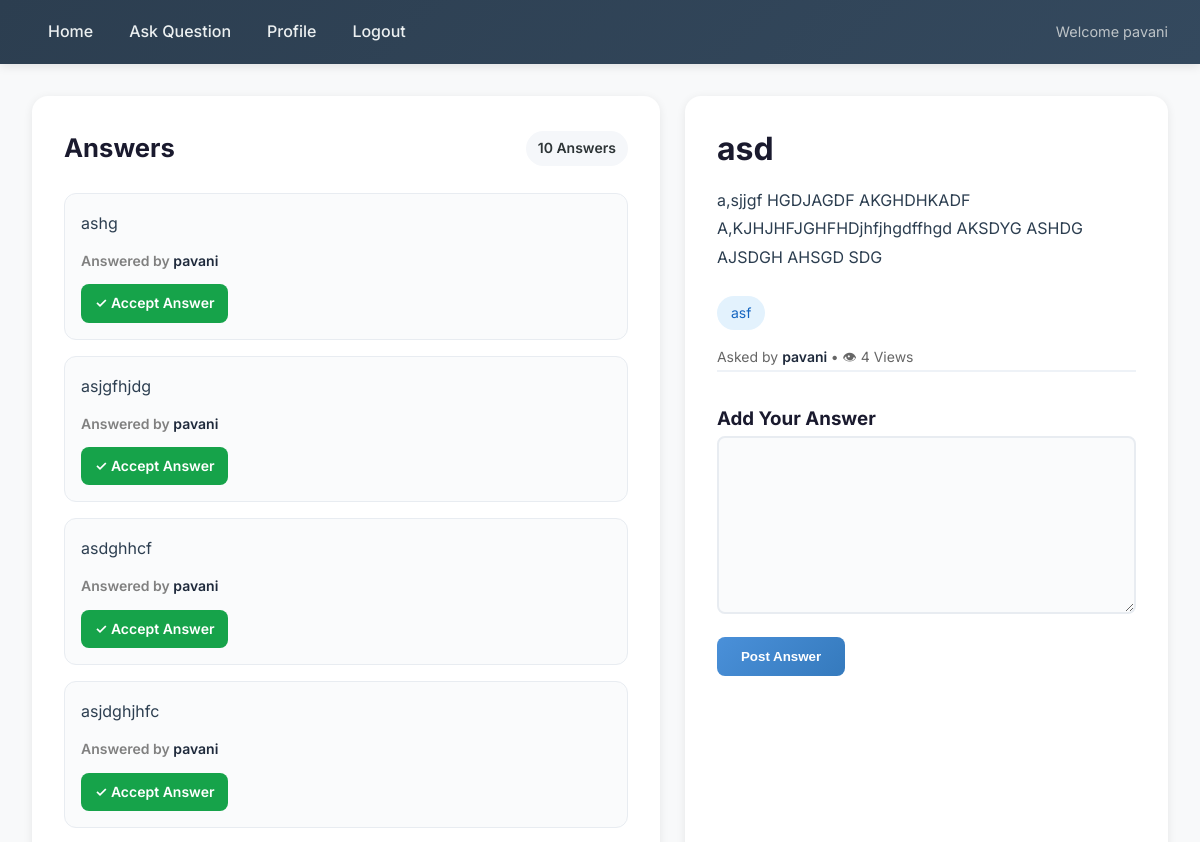
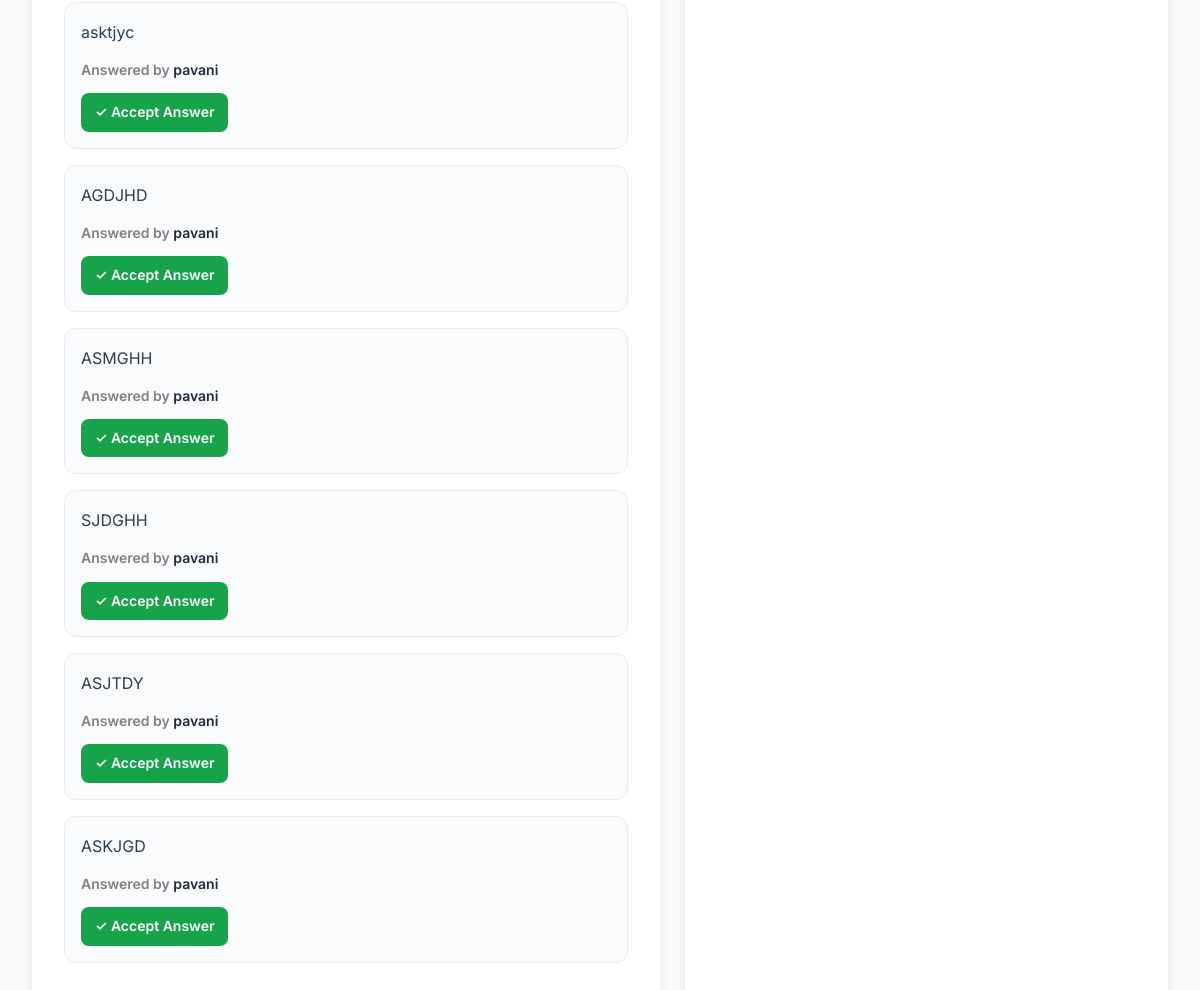
/question/20/ (signed in), run on the app's committed database (2 pictures, top to bottom).
### qa/models.py (models this page shows, shortened)
class Answer(models.Model):
    question = models.ForeignKey(
        Question,
        on_delete=models.CASCADE,
        related_name='answers'
    )
    body = models.TextField()
    author = models.ForeignKey(
        User,
        on_delete=models.CASCADE
    )
    votes = models.IntegerField(
        default=0
    )
    created_at = models.DateTimeField(
        auto_now_add=True
    )
    is_accepted = models.BooleanField(
        default=False
    )

class Question(models.Model):
    title = models.CharField(max_length=200)
    body = models.TextField()
    tags = models.CharField(max_length=200)
    author = models.ForeignKey(
        User,
        on_delete=models.CASCADE
    )
    created_at = models.DateTimeField(
        auto_now_add=True
    )
    views = models.PositiveIntegerField(default=0)

### qa/views.py (the view)
@login_required
def question_detail(
        request,
        pk
    ):
    question = get_object_or_404(
        Question,
        pk=pk
    )
    if f'viewed_{pk}' not in request.session:
        question.views += 1
        question.save()
        request.session[f'viewed_{pk}'] = True
    answers = Answer.objects.filter(
        question=question
    )
    if request.method == 'POST':
        form = AnswerForm(
            request.POST
        )
        if form.is_valid():
            answer = form.save(
                commit=False
            )
            answer.author = request.user
            answer.question = question
            answer.save()
            return redirect(
                'question_detail',
                pk=pk
            )
    else:
        form = AnswerForm()
    return render(
        request,
        'qa/question_detail.html',
        {
            'question': question,
            'answers': answers,
            'form': form
        }
    )

### qa/forms.py
class AnswerForm(forms.ModelForm):
    class Meta:
        model = Answer
        fields = [
            'body'
        ]

### qa/templates/qa/question_detail.html (shortened to what this page needs)
{% extends 'qa/base.html' %}
{% block content %}
<div class="qa-layout">
    <div class="answers-panel">
        <div class="answers-header">
            <h2 class="answers-title">
                Answers
            </h2>
            <div class="answer-count">
                {{ answers|length }} Answer{{ answers|length|pluralize }}
            </div>
        </div>
        {% for answer in answers %}
        <div class="answer-card">
            <div class="answer-body">
                {{ answer.body }}
            </div>
            <div class="answer-author">
                Answered by
                <a href="{% url 'profile' answer.author.id %}">
                    {{ answer.author.username }}
                </a>
            </div>
            {% if request.user == question.author and not answer.is_accepted %}
                <a href="{% url 'accept_answer' answer.id %}"
                class="accept-btn">
                    ✓ Accept Answer
                </a>
            {% endif %}
        </div>
        {% empty %}
        <div class="no-answers">
            No answers yet. Be the first to answer!
        </div>
        {% endfor %}
    </div>
    <div class="question-panel">
        <h1 class="question-title">
            {{ question.title }}
        </h1>
        <div class="question-body">
            {{ question.body }}
        </div>
        <div class="tag">
            {{ question.tags }}
        </div>
        <div class="question-meta">
            Asked by
                <a href="{% url 'profile' question.author.id %}">
                    {{ question.author.username }}
                </a>
                • 👁 {{ question.views }} Views
        </div>
        <div class="answer-form">
            <h3>Add Your Answer</h3>
            <form method="POST">
                {{ form.body }}
                <button type="submit" class="submit-btn">
                    Post Answer
                </button>
            </form>
        </div>
    </div>
</div>
{% endblock %}

### qa/templates/qa/base.html (shortened to what this page needs)
<!DOCTYPE html>
<html>
<head>
</head>
<body>
<nav>
    <a href="{% url 'home' %}">Home</a>
    {% if user.is_authenticated %}
        <a href="{% url 'ask_question' %}">Ask Question</a>
         <a href="{% url 'profile' user.id %}">
            Profile
        </a>
        <a href="{% url 'logout' %}">Logout</a>
        <span>
            Welcome {{ user.username }}
        </span>
    {% else %}
        <a href="{% url 'login' %}">Login</a>
        <a href="{% url 'register' %}">Register</a>
    {% endif %}
</nav>
<div class="container">
    {% block content %}
    {% endblock %}
</div>
</body>
</html>

### qa/templates/qa/base.html (style rules this page uses)
* { margin: 0; padding: 0; box-sizing: border-box; }
body { font-family: 'Inter', -apple-system, BlinkMacSystemFont, 'Segoe UI', Roboto, sans-serif; background: #f8f9fa; color: #2d3436; line-height: 1.6; min-height: 100vh; display: flex; flex-direction: column; }
nav { background: linear-gradient(135deg, #2c3e50 0%, #34495e 100%); padding: 0 2rem; display: flex; align-items: center; height: 64px; box-shadow: 0 2px 10px rgba(0,0,0,0.1); position: sticky; top: 0; z-index: 100; }
nav a { color: #ecf0f1; text-decoration: none; padding: 8px 16px; border-radius: 6px; font-weight: 500; transition: all 0.2s ease; margin-right: 4px; }
nav span { margin-left: auto; color: #bdc3c7; font-size: 0.9rem; }
.container { width: 100%; max-width: 1200px; margin: 0 auto; padding: 0 16px; flex: 1; }

### qa/templates/qa/question_detail.html (style rules this page uses)
body { overflow:hidden; }
.qa-layout { max-width:1200px; margin:2rem auto; padding:0 1rem; display:grid; grid-template-columns: 1.3fr 1fr; gap:25px; align-items: stretch; }
.answers-panel { background:white; padding:2rem; border-radius:16px; box-shadow:0 2px 10px rgba(0,0,0,0.08); height: calc(100vh - 120px); overflow-y: auto; overflow-y:auto; }
.answers-header { display:flex; justify-content:space-between; align-items:center; margin-bottom:1.5rem; }
.answers-title { font-size:1.6rem; color:#1a1a2e; }
.answer-count { background:#f5f7fa; padding:6px 12px; border-radius:20px; font-size:14px; font-weight:600; }
.answer-card { background:#fafbfc; border:1px solid #e8ecf1; border-radius:12px; padding:1rem; margin-bottom:1rem; }
.answer-body { color:#2c3e50; line-height:1.7; margin-bottom:0.8rem; }
.answer-author { color:gray; font-weight:600; font-size:14px; }
.accept-btn { display:inline-block; margin-top:12px; padding:8px 14px; background:#16a34a; color:white; border-radius:8px; font-size:14px; font-weight:600; text-decoration:none; transition:0.2s; }
.question-panel { background:white; padding:2rem; border-radius:16px; box-shadow:0 2px 10px rgba(0,0,0,0.08); height: calc(100vh - 120px); overflow-y: hidden; position: sticky; top: 90px; max-height: calc(100vh - 120px); }
.question-title { font-size:2rem; color:#1a1a2e; margin-bottom:1rem; line-height:1.3; }
.question-body { color:#2c3e50; line-height:1.8; margin-bottom:1.5rem; }
.tag { display:inline-block; background:#e3f2fd; color:#1565c0; padding:6px 14px; border-radius:20px; font-size:14px; }
.question-meta { margin-top:1rem; color:#666; font-size:14px; }
.answer-form { margin-top:1px; padding-top:2rem; border-top:2px solid #eef2f7; }
.answer-form h3 { color:#1a1a2e; margin-bottom:2px; }
#id_body { width:100%; min-height:140px; padding:12px; border:2px solid #e8ecf1; border-radius:8px; background:#fafbfc; resize:vertical; box-sizing:border-box; margin-bottom:1rem; }
.submit-btn { background:linear-gradient(135deg,#4a90d9 0%,#357abd 100%); color:white; border:none; padding:12px 24px; border-radius:8px; cursor:pointer; font-weight:600; }
a { text-decoration: none; color:#1e293b; font-weight: 600; }

### data on the page
Answer: body "ashg", author.username "pavani", is_accepted "✓ Accept Answer"
Answer: body "asjgfhjdg", author.username "pavani", is_accepted "✓ Accept Answer"
Answer: body "asdghhcf", author.username "pavani", is_accepted "✓ Accept Answer"
Answer: body "asjdghjhfc", author.username "pavani", is_accepted "✓ Accept Answer"
Answer: body "asktjyc", author.username "pavani", is_accepted "✓ Accept Answer"
Answer: body "AGDJHD", author.username "pavani", is_accepted "✓ Accept Answer"
Answer: body "ASMGHH", author.username "pavani", is_accepted "✓ Accept Answer"
Answer: body "SJDGHH", author.username "pavani", is_accepted "✓ Accept Answer"
Answer: body "ASJTDY", author.username "pavani", is_accepted "✓ Accept Answer"
Answer: body "ASKJGD", author.username "pavani", is_accepted "✓ Accept Answer"
Question: title "asd", body "a,sjjgf HGDJAGDF AKGHDHKADF A,KJHJHFJGHFHDjhfjhgdffhgd AKSDYG ASHDG AJSDGH AHSGD SDG", tags "asf", author.username "pavani", views "4"

### other printed values
{{ user.username }} "pavani"
{{ answers|length }} "10"
